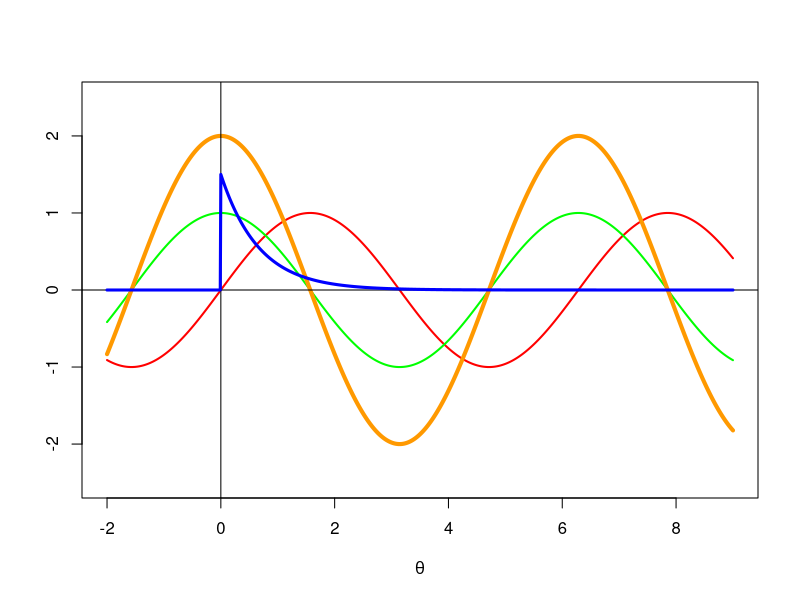

Generate this figure with R:
#---------------------------------------------------------
# File:   MIT18_05S22_sampleplotting.r
# Author: Jeremy Orloff
#
# MIT OpenCourseWare: https://ocw.mit.edu
# 18.05 Introduction to Probability and Statistics
# Spring 2022
# For information about citing these materials or our Terms of Use, visit:
# https://ocw.mit.edu/terms}.
#
#---------------------------------------------------------

# Tutorial:
# Sample plotting

# Set exact limits on the plot and axis labels
# If this is left off R will determine limits for you when you call plot.
# This can be a problem if you add another graph to the plot that needs bigger limits

#Type = 'n' means 'none', i.e. don't actually draw anything
xlabel = expression(theta)
plot(0,0, type='n', xlim=c(-2,9), ylim=c(-2.5,2.5), xlab=xlabel, ylab='')

#add some graphs with different colors to the plot
x = seq(-2,9,.01)
y = sin(x)
lines(x,y, col='red', lwd=2)

y = cos(x)
lines(x,y, col='green', lwd=2)

#You can use rgb() to get other colors.
#You can use the parameter lwd to get a thicker line
col = rgb(1,.6, 0)
y = 2*cos(x)
lines(x,y, col=col, lwd=4)

# add a horizontal line at y = 0
abline(h=0)

# add a vertical line at x = 0
abline(v=0)

#Finally we add the graph of an exponential density
# Note the exponential density has range 0 to infinity so R gives it the
# value of 0 for x < 0
y = dexp(x,1.5)
lines(x,y, col='blue', lwd=3)
